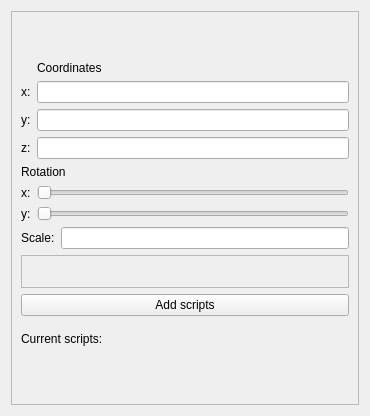
<?xml version="1.0" encoding="UTF-8"?>
<ui version="4.0">
 <class>ObjectInfo</class>
 <widget class="QWidget" name="ObjectInfo">
  <property name="geometry">
   <rect>
    <x>0</x>
    <y>0</y>
    <width>370</width>
    <height>416</height>
   </rect>
  </property>
  <property name="windowTitle">
   <string>Form</string>
  </property>
  <layout class="QVBoxLayout" name="verticalLayout">
   <item>
    <widget class="QScrollArea" name="scrollArea">
     <property name="widgetResizable">
      <bool>true</bool>
     </property>
     <widget class="QWidget" name="scrollAreaWidgetContents">
      <property name="geometry">
       <rect>
        <x>0</x>
        <y>-10</y>
        <width>336</width>
        <height>406</height>
       </rect>
      </property>
      <layout class="QVBoxLayout" name="verticalLayout_4">
       <item>
        <widget class="QLabel" name="objectLabel">
         <property name="text">
          <string/>
         </property>
        </widget>
       </item>
       <item>
        <layout class="QHBoxLayout" name="defaultParams">
         <item>
          <layout class="QVBoxLayout" name="verticalLayout_2">
           <item>
            <layout class="QFormLayout" name="formLayout">
             <item row="2" column="0">
              <widget class="QLabel" name="x">
               <property name="text">
                <string>x:</string>
               </property>
              </widget>
             </item>
             <item row="4" column="0">
              <widget class="QLabel" name="y">
               <property name="text">
                <string>y:</string>
               </property>
              </widget>
             </item>
             <item row="6" column="0">
              <widget class="QLabel" name="z">
               <property name="text">
                <string>z:</string>
               </property>
              </widget>
             </item>
             <item row="2" column="1">
              <widget class="QLineEdit" name="xCoordLineEdit"/>
             </item>
             <item row="4" column="1">
              <widget class="QLineEdit" name="yCoordLineEdit"/>
             </item>
             <item row="6" column="1">
              <widget class="QLineEdit" name="zCoordLineEdit"/>
             </item>
             <item row="1" column="1">
              <widget class="QLabel" name="coordinates">
               <property name="text">
                <string>Coordinates</string>
               </property>
              </widget>
             </item>
            </layout>
           </item>
           <item>
            <widget class="QLabel" name="rotation">
             <property name="text">
              <string>Rotation</string>
             </property>
            </widget>
           </item>
           <item>
            <layout class="QFormLayout" name="formLayout_4">
             <item row="0" column="0">
              <widget class="QLabel" name="xr">
               <property name="text">
                <string>x:</string>
               </property>
              </widget>
             </item>
             <item row="2" column="0">
              <widget class="QLabel" name="yr">
               <property name="text">
                <string>y:</string>
               </property>
              </widget>
             </item>
             <item row="0" column="1">
              <widget class="QSlider" name="xRotate">
               <property name="orientation">
                <enum>Qt::Horizontal</enum>
               </property>
              </widget>
             </item>
             <item row="2" column="1">
              <widget class="QSlider" name="yRotate">
               <property name="orientation">
                <enum>Qt::Horizontal</enum>
               </property>
              </widget>
             </item>
            </layout>
           </item>
           <item>
            <layout class="QHBoxLayout" name="horizontalLayout_3">
             <item>
              <widget class="QLabel" name="scale">
               <property name="text">
                <string>Scale:</string>
               </property>
              </widget>
             </item>
             <item>
              <widget class="QLineEdit" name="scaleLineEdit"/>
             </item>
            </layout>
           </item>
          </layout>
         </item>
        </layout>
       </item>
       <item>
        <widget class="QFrame" name="specificalParams">
         <property name="frameShape">
          <enum>QFrame::StyledPanel</enum>
         </property>
         <property name="frameShadow">
          <enum>QFrame::Raised</enum>
         </property>
         <layout class="QVBoxLayout" name="verticalLayout_3"/>
        </widget>
       </item>
       <item>
        <widget class="QPushButton" name="addScriptButton">
         <property name="text">
          <string>Add scripts</string>
         </property>
        </widget>
       </item>
       <item>
        <widget class="QLabel" name="currentScripts">
         <property name="text">
          <string>Current scripts: </string>
         </property>
        </widget>
       </item>
       <item>
        <widget class="QLabel" name="scriptsLabel">
         <property name="text">
          <string/>
         </property>
        </widget>
       </item>
      </layout>
     </widget>
    </widget>
   </item>
  </layout>
 </widget>
 <resources/>
 <connections/>
</ui>
